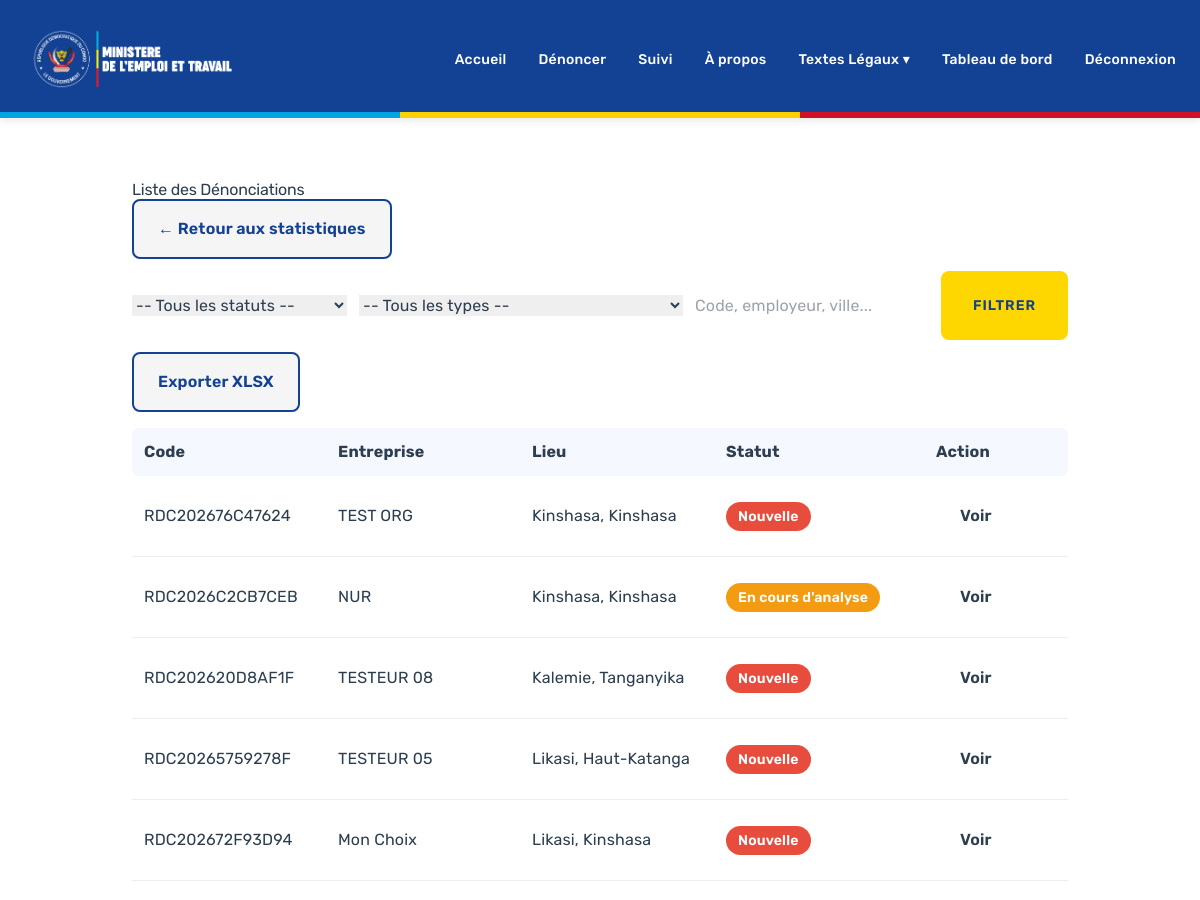
/dashboard/incidents/ (signed in, upper part), run on an earlier commit of the app's database.
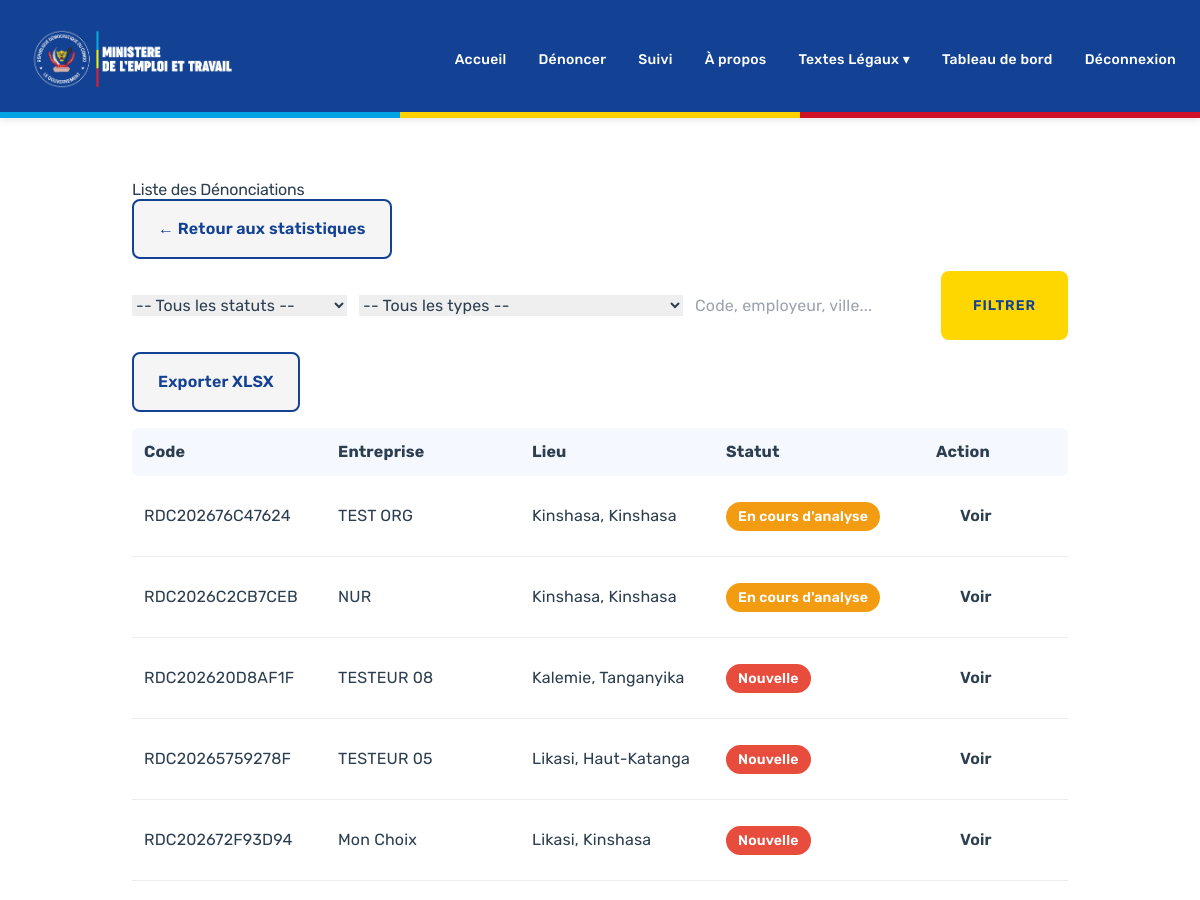
And on a later commit of the database.
### denunciations/models.py (models this page shows, shortened)
class Incident(models.Model):
    TYPE_INCIDENT_CHOICES = (
        ('salaire', 'Non-paiement du salaire'),
        ('horaires', 'Horaires excessifs'),
        ('securite', 'Conditions de sécurité insuffisantes'),
        ('discrimination', 'Discrimination'),
        ('harcèlement', 'Harcèlement'),
        ('travail_enfant', 'Travail des enfants'),
        ('travail_force', 'Travail forcé'),
        ('congé', 'Refus de congé'),
        ('cotisations', 'Non-versement des cotisations sociales'),
        ('licenciement', 'Licenciement abusif'),
        ('autre', 'Autre'),
    )
    STATUT_CHOICES = (
        ('nouvelle', 'Nouvelle'),
        ('analyse', 'En cours d\'analyse'),
        ('attente', 'En attente d\'informations'),
        ('resolue', 'Résolue'),
        ('classée', 'Classée sans suite'),
    )
    code_suivi = models.CharField(
        max_length=20,
        unique=True,
        editable=False,
        db_index=True
    )
    travailleur = models.ForeignKey(
        User,
        on_delete=models.SET_NULL,
        null=True,
        blank=True,
        related_name='incidents',
        limit_choices_to={'role': 'travailleur'}
    )
    employeur = models.ForeignKey(
        Employeur,
        on_delete=models.CASCADE,
        related_name='incidents'
    )
    ville = models.CharField(max_length=100)
    province = models.ForeignKey(
        Province,
        on_delete=models.SET_NULL,
        null=True,
        blank=True,
        related_name='incidents'
    )
    type_incident = models.CharField(
        max_length=50,
        choices=TYPE_INCIDENT_CHOICES
    )
    type_incident_autre = models.CharField(max_length=255, blank=True)
    le_fautif = models.CharField(max_length=255, blank=True)
    description = models.TextField()
    statut = models.CharField(
        max_length=20,
        choices=STATUT_CHOICES,
        default='nouvelle',
        db_index=True
    )
    agent_assigné = models.ForeignKey(
        User,
        on_delete=models.SET_NULL,
        null=True,
        blank=True,
        related_name='incidents_assignés',
        limit_choices_to={'role': 'agent'}
    )
    department_assigné = models.ForeignKey(
        Department,
        on_delete=models.SET_NULL,
        null=True,
        blank=True,
        related_name='incidents_assignés_dept'
    )
    est_anonyme = models.BooleanField(default=True)
    email_contact_anonyme = models.EmailField(blank=True)
    telephone_contact_anonyme = models.CharField(max_length=20, blank=True)
    accepted_privacy = models.BooleanField(default=False)
    accepted_privacy_at = models.DateTimeField(null=True, blank=True)
    date_creation = models.DateTimeField(auto_now_add=True, db_index=True)
    date_modification = models.DateTimeField(auto_now=True)
    date_resolution = models.DateTimeField(null=True, blank=True)
    est_lu = models.BooleanField(default=False)
    class Meta:
        verbose_name = 'Incident'
        verbose_name_plural = 'Incidents'
        ordering = ['-date_creation']
        indexes = [
            models.Index(fields=['code_suivi']),
            models.Index(fields=['statut', '-date_creation']),
            models.Index(fields=['province', 'statut']),
        ]

### core/models.py (models this page shows, shortened)
class Employeur(models.Model):
    SECTEUR_CHOICES = (
        ('agriculture', 'Agriculture'),
        ('industrie', 'Industrie'),
        ('commerce', 'Commerce'),
        ('services', 'Services'),
        ('sante', 'Santé'),
        ('education', 'Éducation'),
        ('energie', 'Énergie'),
        ('mines', 'Mines'),
        ('construction', 'Construction'),
        ('transport', 'Transport'),
        ('telecommunications', 'Télécommunications'),
        ('finance', 'Finance'),
        ('administration', 'Administration Publique'),
        ('autre', 'Autre'),
    )
    nom = models.CharField(max_length=255)
    secteur = models.CharField(max_length=50, choices=SECTEUR_CHOICES)
    description = models.TextField(blank=True)
    ville = models.CharField(max_length=100, blank=True)
    province = models.ForeignKey(
        Province,
        on_delete=models.SET_NULL,
        null=True,
        blank=True,
        related_name='employeurs'
    )
    email = models.EmailField(blank=True)
    telephone = models.CharField(max_length=20, blank=True)
    adresse_complete = models.TextField(blank=True)
    date_creation = models.DateTimeField(auto_now_add=True)
    date_modification = models.DateTimeField(auto_now=True)
    class Meta:
        verbose_name = 'Employeur'
        verbose_name_plural = 'Employeurs'
        ordering = ['nom']
        unique_together = ('nom', 'province')

class Province(models.Model):
    nom = models.CharField(max_length=100, unique=True)
    code = models.CharField(max_length=10, unique=True)
    description = models.TextField(blank=True)
    date_creation = models.DateTimeField(auto_now_add=True)
    class Meta:
        verbose_name = 'Province'
        verbose_name_plural = 'Provinces'
        ordering = ['nom']

### denunciations/views.py (the view, shortened to what this page needs)
# urls.py: path('dashboard/incidents/', denunciations_views.IncidentsListView.as_view(), name='incidents_list'),
class IncidentsListView(LoginRequiredMixin, View):
    login_url = 'users:login'
    def get(self, request):
        user = request.user
        qs = get_incidents_by_user_role(user).select_related('employeur', 'province')
        form = FilterIncidentForm(request.GET or None)
        qs = qs.order_by('-date_creation')
        paginator = Paginator(qs, 15)
        page = request.GET.get('page', 1)
        try:
            incidents_page = paginator.page(page)
        except PageNotAnInteger:
            incidents_page = paginator.page(1)
        except EmptyPage:
            incidents_page = paginator.page(paginator.num_pages)
        context = {
            'page_title': 'Liste des Dénonciations',
            'filter_form': form,
            'incidents_page': incidents_page,
            'paginator': paginator,
            'export_endpoint': f"{request.scheme}://{request.get_host()}{request.path.replace('incidents/', 'export/xlsx/')}",
        }
        if request.headers.get('x-requested-with') == 'XMLHttpRequest' or request.GET.get('ajax'):
            html = render(request, 'denunciations/_incidents_fragment.html', context).content.decode('utf-8')
            return JsonResponse({'html': html})
        return render(request, 'denunciations/incidents_list.html', context)

### core/utils.py (called while the page is built)
def get_incidents_by_user_role(user):
    from denunciations.models import Incident
    if user.role == 'administrateur':
        return Incident.objects.all()
    if user.role == 'agent':
        return Incident.objects.all()
    if user.role == 'travailleur':
        return Incident.objects.filter(travailleur=user)
    return Incident.objects.none()

### denunciations/templates/denunciations/incidents_list.html (shortened to what this page needs)
{% extends 'base.html' %}
{% load static %}
{% block content %}
<div class="container section-padded">
  <h1>Liste des Dénonciations</h1>
  <div class="mb-3">
    <a href="{% url 'core:dashboard_stats' %}" class="btn btn-secondary">← Retour aux statistiques</a>
  </div>
  <form method="get" class="filter-form inline-form mb-4">
    <div class="min-w-180">{{ filter_form.statut }}</div>
    <div class="min-w-180">{{ filter_form.type_incident }}</div>
    <div class="flex-1">{{ filter_form.search }}</div>
    <div>
      <button type="submit" class="btn btn-primary">Filtrer</button>
    </div>
    <div>
      <a class="btn btn-secondary export-xlsx" href="{% url 'core:export_incidents_xlsx' %}?{{ request.GET.urlencode }}">Exporter XLSX</a>
    </div>
  </form>
  <div id="incidents-fragment">
    {% include 'denunciations/_incidents_fragment.html' %}
  </div>
</div>
{% endblock %}

### denunciations/templates/denunciations/_incidents_fragment.html (shortened to what this page needs)
<div class="incidents-table table-fragment">
  <div class="incidents-header">
    <div>Code</div>
    <div>Entreprise</div>
    <div>Lieu</div>
    <div>Statut</div>
    <div>Action</div>
  </div>
  {% for incident in incidents_page %}
    <div class="incident-row">
      <div><a href="{% url 'core:incident_detail' incident.code_suivi %}">{{ incident.code_suivi }}</a></div>
      <div>{{ incident.employeur.nom }}</div>
      <div>{{ incident.ville }}, {{ incident.province.nom }}</div>
      <div><span class="badge badge-{{ incident.statut }}">{{ incident.get_statut_display }}</span></div>
      <div><a href="{% url 'core:incident_detail' incident.code_suivi %}" class="btn btn-manage">Voir</a></div>
    </div>
  {% empty %}
    <div class="no-data">Aucune dénonciation trouvée.</div>
  {% endfor %}
</div>

What changed in the data, as far as the page shows it:
changed Incident "RDC202676C47624": statut "Nouvelle" → "En cours d'analyse"
